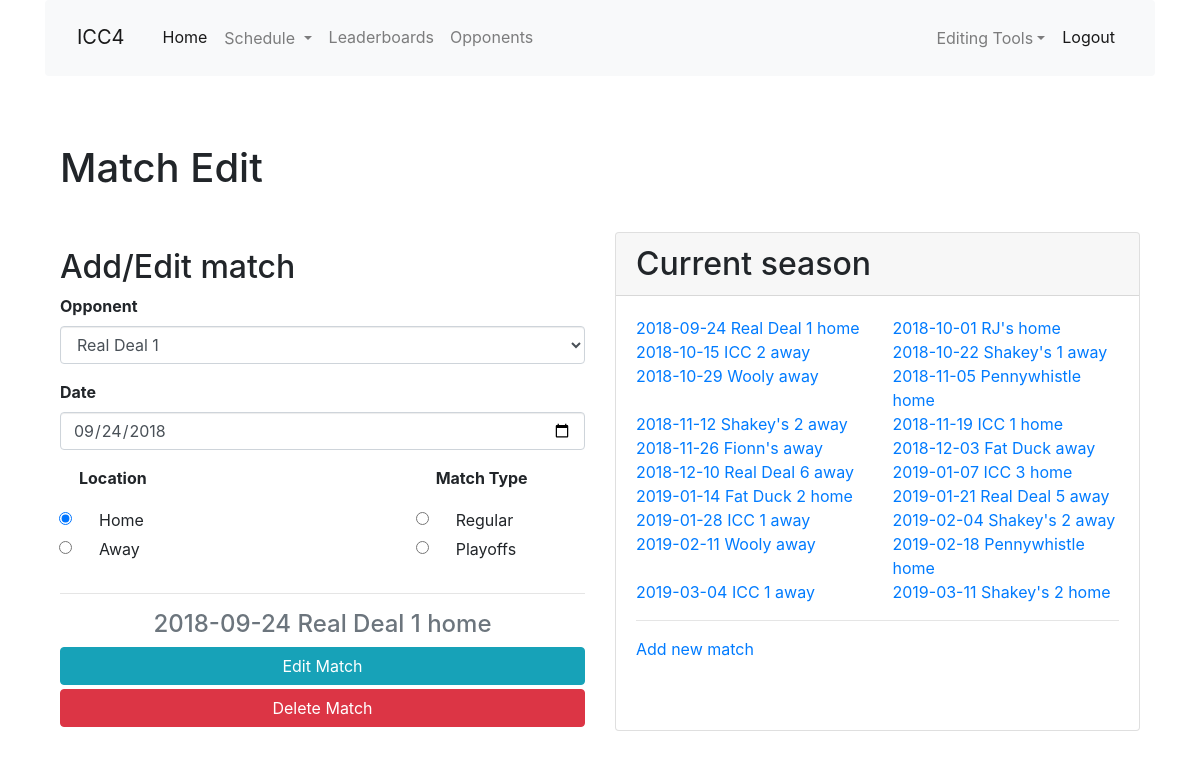
The page /match_edit/1 (signed in) on the database as committed earlier.
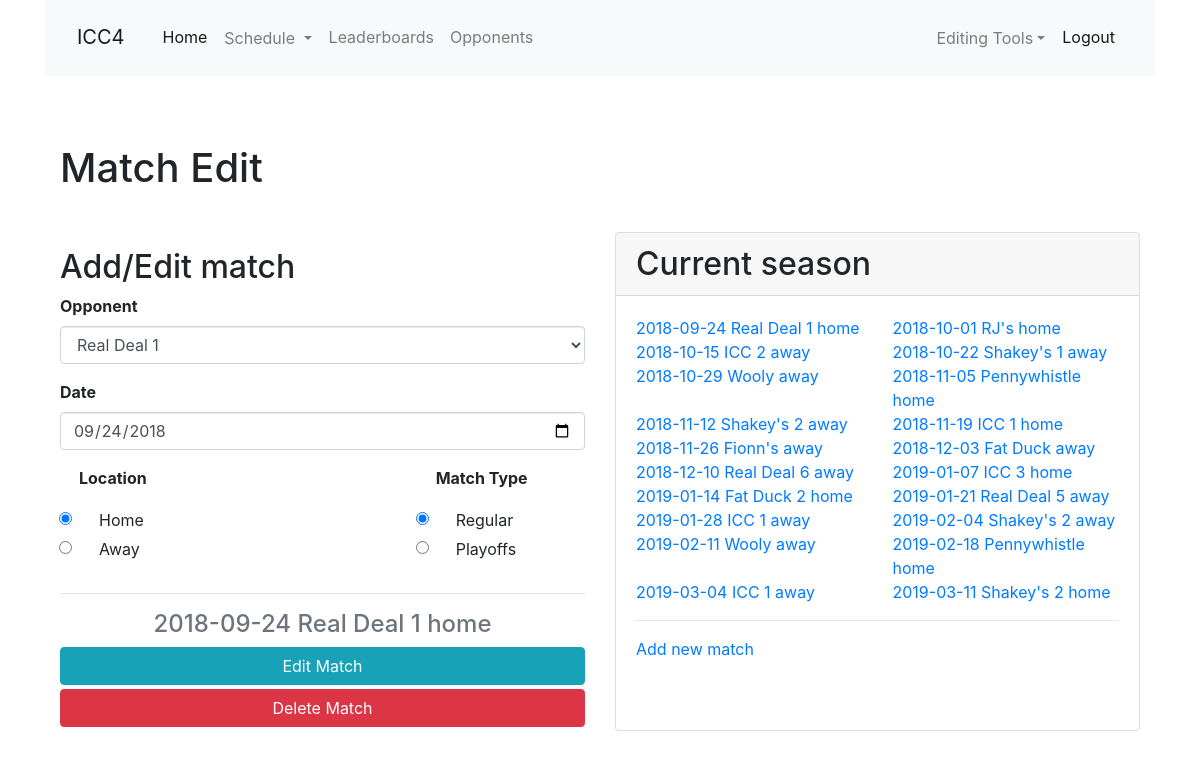
The same page on the database as committed later.
### app/models.py (models this page shows, shortened)
class Match(db.Model):
    id = db.Column(db.Integer, primary_key=True)
    opponent_id = db.Column(db.Integer, db. ForeignKey('team.id'))
    opponent = db.relationship('Team', back_populates='matches')
    date = db.Column(db.Date, index=True, default=date.today())
    location = db.Column(db.String(64))
    home_away = db.Column(db.String(32), index=True)
    match_type = db.Column(db.String(32), index=True)
    games = db.relationship('Game', back_populates='match', lazy='dynamic')
    team_score = db.Column(db.Integer, index=True)
    opponent_score = db.Column(db.Integer, index=True)
    win = db.Column(db.Boolean, index=True, default=None)
    overtime = db.Column(db.Boolean, index=True, default=False)
    match_summary = db.Column(db.String(512))
    food = db.Column(db.String(128))
    match_stats = db.relationship('MatchStats', uselist=False, back_populates='match')
    high_scores = db.relationship('HighScore', back_populates='match', lazy='dynamic')
    low_scores = db.relationship('LowScore', back_populates='match', lazy='dynamic')
    @hybrid_property
    def season(self):
        return season_from_date(self.date)

class Team(db.Model):
    id = db.Column(db.Integer, primary_key=True)
    name = db.Column(db.String(64), index=True, unique=True)
    home_location = db.Column(db.String(64), index=True)
    address = db.Column(db.String(128), index=True)
    matches = db.relationship('Match', back_populates='opponent', lazy='dynamic')

### app/main/routes.py (the view, shortened to what this page needs)
@bp.route('/match_edit',  methods=['GET', 'POST'], defaults={'id': None})
@bp.route('/match_edit/<id>',  methods=['GET', 'POST'])
@login_required
def match_edit(id):
    match = Match.query.filter_by(id=id).first()
    form = EditMatchForm(match=match)
    all_teams = Team.query.order_by(Team.name).all()
    team_choices = [('', '-Select Opponent-')]+[(t.name,t.name) for t in all_teams]
    form.opponent.choices=team_choices
    all_matches = Match.query.order_by(Match.date).all()
    if  form.submit_delete.data and match is not None:
        match.delete_all_games()
        db.session.delete(match)
        db.session.commit()
        flash('Match {} {} {} and all associated games deleted!'.format(form.date.data, form.opponent.data, form.home_away.data), 'danger')
        return redirect(url_for('main.match_edit'))
    if request.method=='GET' and match is not None:
        form.load_match(match)
    return render_template('edit_match.html', title='Match Editor',
        form=form, match=match, all_matches=all_matches)

### app/main/forms.py (called while the page is built)
    def load_match(self, match):
        self.date.data = match.date
        self.opponent.data = match.opponent.name
        self.home_away.data = match.home_away
        self.match_type.data = match.match_type

### app/main/routes.py (called while the page is built)
@bp.before_request
def before_request():
    g.all_seasons = Season.query.all()

### app/models.py (called while the page is built)
@login.user_loader
def load_user(id):
    return User.query.get(int(id))

### app/templates/edit_match.html (shortened to what this page needs)
{% extends "base.html" %}
{% import 'bootstrap/wtf.html' as wtf %}
{% block app_content %}
<div class="container">
  <h1>Match Edit</h1>
  <br>
  <div class="row">
    <div class="col-md-6 mt-4"><h2>Add/Edit match</h2>
      <form class="form" method="post" role="form">
        {{ wtf.form_field(form.opponent) }}
        {{ wtf.form_field(form.date, type="date") }}
        <div class="form-row">
          <div class="col-xs-4 px-4">
          {{ wtf.form_field(form.home_away) }}
         </div>
        <div class="col-xs-4">
        </div>
        <div class="col-xs-4 px-4">
          {{ wtf.form_field(form.match_type) }}
        </div>
        </div>
        <hr>
        {% if match %}
        <h4 class="text-center text-muted">{{ match.date }} {{ match.opponent.name }} {{ match.home_away }}</h4>
        {{ wtf.form_field(form.submit_edit, button_map={'submit_edit': 'info my-1 btn-block'}) }}
        <button type="button" id="modal-click" class="btn btn-danger btn-block my-1" data-toggle="modal" data-target="#confirmModal">Delete Match</button>
        {% else %}
        {{ wtf.form_field(form.submit_new, button_map={'submit_new': 'primary my-1 btn-block'}) }}
        {% endif %}
      </form>
    </div>
    <div class="col-md-6 mt-2">
      <div class="card h-100">
        <h2 class="card-header">Current season</h2>
        <div class="card-body">
          <ul class="row list-unstyled">
          {% for m in all_matches %}
          <li class="col-xs-6">
            <a href="{{ url_for('main.match_edit', id=m.id) }}">{{ m.date }} {{ m.opponent.name }} {{ m.home_away }} </a>
          </li>
          {% endfor %}
          </ul>
          <hr>
          <a href="{{ url_for('main.match_edit') }}">Add new match</a>
        </div>
      </div>
    </div>
  </div>
</div>
{% endblock %}

Rows that differ between the two databases and show on the page:
changed Match "Real Deal 1": match_type "☐ Regular ☐ Playoffs" → "☑ Regular ☐ Playoffs"
